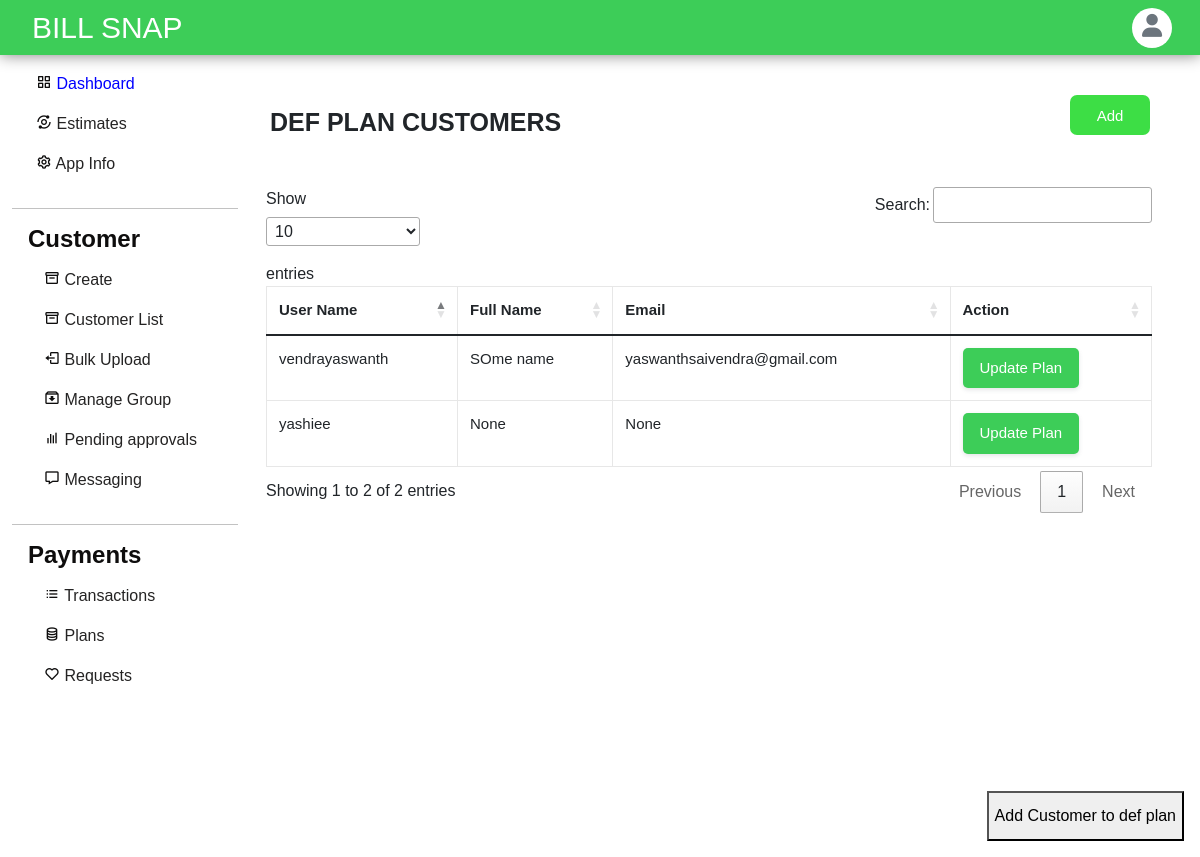
The page /plans/plan/helo/eAyXuhwiGE (signed in) on the database as committed earlier.
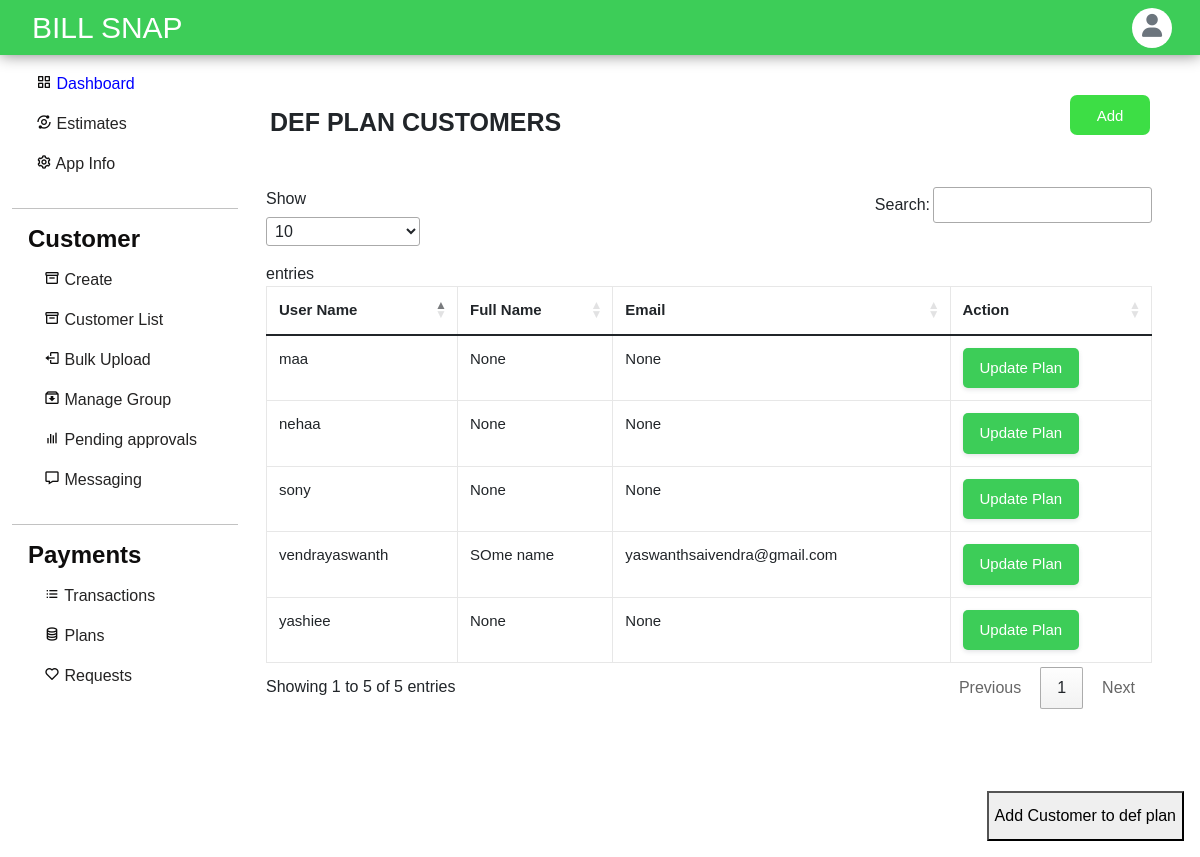
The same page on the database as committed later.
### accounts/models.py (models this page shows, shortened)
class Profile(models.Model):
    user = models.OneToOneField(User, on_delete=models.CASCADE, related_name='profile')
    apps=models.ManyToManyField(applists,related_name='apps')
    status = models.CharField(choices=status_choices, max_length=20, default='c')
    full_name = models.CharField(max_length=100, blank=True, null=True)
    utility_name = models.CharField(max_length=200, null=True, blank=True)
    utility_short_name= models.CharField(max_length=50, null=True, blank=True)
    utility_state= models.CharField(max_length=50, null=True, blank=True)
    utility_district= models.CharField(max_length=50, null=True, blank=True)
    utility_country= models.CharField(max_length=50, null=True, blank=True)
    utility_postalcode= models.CharField(max_length=20, null=True, blank=True)
    utility_address=models.TextField(max_length=200, null=True, blank=True)
    contact_person= models.CharField(max_length=200, null=True, blank=True)
    contact_email = models.EmailField(max_length=50, null=True, blank=True)
    contact_phnum = models.CharField(max_length=15, null=True, blank=True)
    contact_mobile= models.CharField(max_length=15, null=True, blank=True)
    contact_designation= models.CharField(max_length=100, null=True, blank=True)
    contact_landline= models.CharField(max_length=20, null=True, blank=True)
    emergency_person=models.CharField(max_length=200, null=True, blank=True)
    emergency_altperson=models.CharField(max_length=200, null=True, blank=True)
    emergency_mobile=models.CharField(max_length=200, null=True, blank=True)
    emergency_altmobile=models.CharField(max_length=200, null=True, blank=True)
    emergency_officeaddress=models.TextField(max_length=200,null=True,blank=True)
    emergency_altofficeaddress=models.TextField(max_length=200,null=True,blank=True)
    info_created_at = models.DateTimeField(auto_now_add=True)
    info_updated_at = models.DateTimeField(auto_now=True)
    se_coins= models.IntegerField(null=True, default=999, blank=True)
    slug = models.SlugField(max_length=200, editable=False, null=True, blank=True)
    admin=models.BooleanField(default=False)
    plans = models.ManyToManyField(Plan)
    plan_active = models.BooleanField(default=False)
    paid = models.BooleanField(default=False)

### plans/views.py (the view, shortened to what this page needs)
# urls.py: path('plan/<str:slug>/<str:planslug>', show_plan, name='plan'),
def show_plan(request, slug, planslug):
    if request.user.is_superuser:
        if request.method == 'GET':
            plan = Plan.objects.filter(slug=planslug).first()
            users = Profile.objects.filter(plans=plan)
            form = SubscribeForm()
            userprofile = Profile.objects.filter(user=request.user).first()
            current_plan = userprofile.plans.filter(app = plan.app).first()
            print(current_plan)
            existing_users = Profile.objects.filter(apps=plan.app).exclude(plans=plan)
            payload = {
                'plan': plan,
                'users': users,
                'form': form,
                'update_form': UpdateUserPlanForm(appslug=slug),
                'slug': slug,
                'existing_users' : existing_users,
                'current_plan' : current_plan
            }
            return render(request, 'plans-panel/plan.html', payload)

### plans/forms.py
class SubscribeForm(forms.Form):
    username = forms.CharField(
        max_length=100,
        widget=forms.TextInput(attrs={'placeholder': 'Username', 'class': 'w3-input w3-border w3-round'}),
    )

class UpdateUserPlanForm(forms.Form):
    choice = [
        (1,1)
    ]
    def __init__(self, appslug=None, *args, **kwargs):
        super(UpdateUserPlanForm, self).__init__(*args, **kwargs)
        plans = Plan.objects.filter(app__slug=appslug)
        plans_ = []
        for plan in plans:
            plan_ = (plan.id, plan)
            plans_.append(plan_)
        self.fields['update_to'].choices = plans_
    update_to = forms.ChoiceField(
                    choices=choice,
                    widget=forms.Select(attrs={'placeholder': 'select plan for user ', 'class': 'w3-input w3-border w3-round'}),
                )

### plans/models.py (called while the page is built)
    def __str__(self):
        return f"[{self.title}] Plan at [Rs.{self.price}] for [{self.duration} days] in [{self.app.appname}]"

### templates/plans-panel/plan.html (shortened to what this page needs)
{% load crispy_forms_tags %}
{% load static %}
<!DOCTYPE html>
<html lang="en">
<head>
    <link href="https://cdn.jsdelivr.net/npm/bootstrap@5.1.3/dist/css/bootstrap.min.css" rel="stylesheet"
 />
    <link href='https://unpkg.com/boxicons@2.0.7/css/boxicons.min.css' rel='stylesheet'>
    <link rel="stylesheet" href="https://cdnjs.cloudflare.com/ajax/libs/font-awesome/6.1.1/css/all.min.css" />
    <link rel="stylesheet" href="{% static 'assets/styles.css'%}">
    <link rel="stylesheet" href="https://cdn.datatables.net/1.10.19/css/jquery.dataTables.min.css">
</head>
<body>
    {% include "dashnav.html" %}
    <div class="main mx-auto">
        <div class="row bulkuploadcontent">
            {% include "dashsidebar.html" %}
            <div class="col-md-7  flex-md-fill m-3">
                <div class="col right create-customer ps-0 pe-4 me-2" id="">
                    <button class=" button button1" data-toggle="modal" data-target="#addcustomers">Add</button>
                    <h2 class="ps-1 pt-3 text-uppercase" id="pspt">{{plan.title}} CUSTOMERS</h2><br>
                    <div class=" my-3">
                        <table class="table table-bordered" id='table_filter'>
                            <thead>
                                <tr>
                                    <th>User Name</th>
                                    <th>Full Name</th>
                                    <th>Email</th>
                                    <th>Action</th>
                                </tr>
                            </thead>
                            <tbody>
                                {% for user in users %}
                                <tr>
                                    <td>{{ user.user.username}}</td>
                                    <td>{{ user.full_name}}</td>
                                    <td>{{ user.contact_email}}</td>
                                    <td>
                                        <button class="bs-primary px-3 py-2" data-bs-toggle="modal"
                                            data-bs-target="#exampleModal{{user.id}}">
                                            Update Plan
                                        </button>
                                    </td>
                                </tr>
                                {%endfor%}
                            </tbody>
                        </table>
                    </div>
                </div>
                <div class='w3-container w3-padding w3-round w3-half w3-border'>
                    <button id="button" onclick="showForm();" class=' w3-round w3-button w3-blue'>
                        Add Customer to {{plan.title}}
                    </button>
                </div>
            </div>
        </div>
    </div>
</body>
</html>

Rows that differ between the two databases and show on the page:
now on this page (row unchanged): Profile: user.username "nehaa", full_name "None", contact_email "None"
added Profile: user.username "maa", full_name "None", contact_email "None"
now on this page (row unchanged): Profile: user.username "sony", full_name "None", contact_email "None"
Other text that changed with them:
text written by a page script: "Show entries Search: Showing 1 to 2 of 2 entries Previous 1 Next" → "Show entries Search: Showing 1 to 5 of 5 entries Previous 1 Next"
